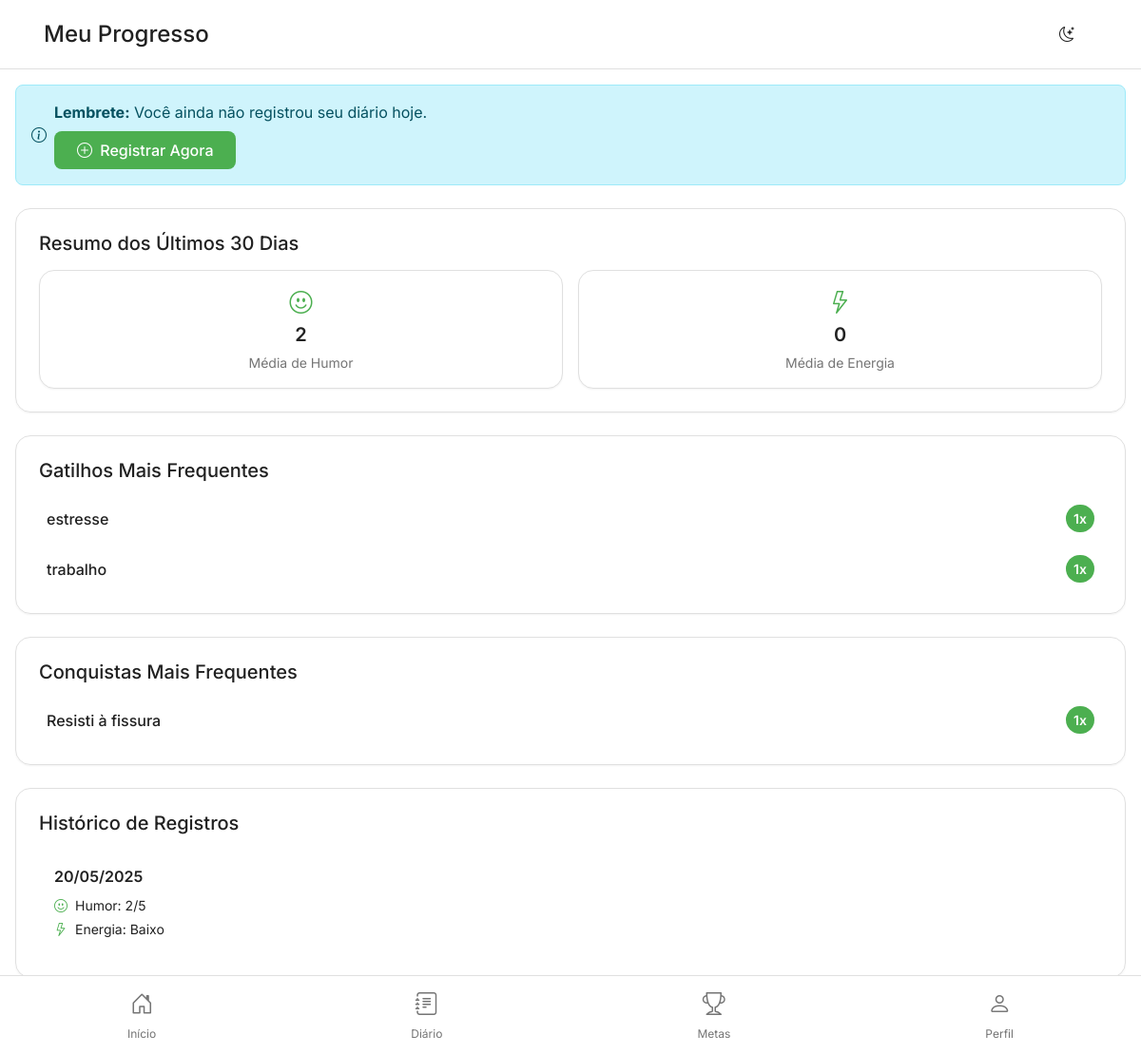
The page /tela_diario.php (signed in) on the database its author committed.
### tables this page shows
CREATE TABLE `diario` (
  `id` int(11) NOT NULL,
  `usuario_id` int(11) NOT NULL,
  `data_registro` date NOT NULL,
  `humor` tinyint(4) NOT NULL,
  `gatilhos` set('ansiedade','estresse','social','trabalho','fissura','outro') DEFAULT NULL,
  `energia` enum('baixo','medio','alto') DEFAULT NULL,
  `conquista` varchar(50) DEFAULT NULL,
  `buddy_hoje` tinyint(1) DEFAULT 0,
  `texto_opcional` varchar(200) DEFAULT NULL,
  `criado_em` timestamp NOT NULL DEFAULT current_timestamp()
);

### tela_diario.php (the view, shortened to what this page needs)
<?php
require_once 'php/conexao.php';
$stmt = $conn->prepare("
    SELECT * FROM diario
    WHERE usuario_id = ?
    AND data_registro >= DATE_SUB(CURDATE(), INTERVAL 30 DAY)
    ORDER BY data_registro DESC
");
$stmt->execute([$_SESSION['usuario_id']]);
$registros = $stmt->fetchAll();
$total_registros = count($registros);
$media_humor = 0;
$media_energia = 0;
$gatilhos_frequentes = [];
$conquistas_frequentes = [];
if ($total_registros > 0) {
    $soma_humor = 0;
    $soma_energia = 0;
    foreach ($registros as $registro) {
        $soma_humor += (int)$registro['humor'];
        $soma_energia += (int)$registro['energia'];
        $gatilhos = explode(',', $registro['gatilhos']);
        foreach ($gatilhos as $gatilho) {
            $gatilho = trim($gatilho);
            if (!isset($gatilhos_frequentes[$gatilho])) {
                $gatilhos_frequentes[$gatilho] = 0;
            }
            $gatilhos_frequentes[$gatilho]++;
        }
        if (!isset($conquistas_frequentes[$registro['conquista']])) {
            $conquistas_frequentes[$registro['conquista']] = 0;
        }
        $conquistas_frequentes[$registro['conquista']]++;
    }
    $media_humor = round($soma_humor / $total_registros, 1);
    $media_energia = round($soma_energia / $total_registros, 1);
}
arsort($gatilhos_frequentes);
arsort($conquistas_frequentes);
$diario_hoje = false;
?>
<!DOCTYPE html>
<html lang="pt-BR">
<head>
    <link href="https://cdn.jsdelivr.net/npm/bootstrap@5.3.0/dist/css/bootstrap.min.css" rel="stylesheet">
    <link href="css/style.css" rel="stylesheet">
    <link href="css/diario.css" rel="stylesheet">
    <link rel="stylesheet" href="https://cdn.jsdelivr.net/npm/bootstrap-icons@1.11.0/font/bootstrap-icons.css">
</head>
<body>
    <header class="app-header">
        <div class="container">
            <div class="d-flex justify-content-between align-items-center">
                <h1 class="h4 mb-0">Meu Progresso</h1>
                <button id="theme-toggle" class="btn btn-icon" aria-label="Alternar tema">
                    <i class="bi bi-moon-stars"></i>
                </button>
            </div>
        </div>
    </header>
    <main class="app-content">
        <?php if ($diario_hoje): ?>
        <div class="alert alert-success mb-4">
            <div class="d-flex align-items-center">
                <i class="bi bi-check-circle me-2"></i>
                <div>
                    <strong>Ótimo!</strong> Você já registrou seu diário hoje.
                    <div class="mt-1 text-muted">Volte amanhã para registrar como foi seu dia.</div>
                </div>
            </div>
        </div>
        <?php else: ?>
        <div class="alert alert-info mb-4">
            <div class="d-flex align-items-center">
                <i class="bi bi-info-circle me-2"></i>
                <div>
                    <strong>Lembrete:</strong> Você ainda não registrou seu diário hoje.
                    <div class="mt-2">
                        <a href="diario.php" class="btn btn-primary btn-sm">
                            <i class="bi bi-plus-circle me-1"></i>
                            Registrar Agora
                        </a>
                    </div>
                </div>
            </div>
        </div>
        <?php endif; ?>
        <div class="progress-summary mb-4">
            <h2 class="h5 mb-3">Resumo dos Últimos 30 Dias</h2>
            <div class="row g-3">
                <div class="col-6">
                    <div class="stat-card">
                        <div class="stat-icon">
                            <i class="bi bi-emoji-smile"></i>
                        </div>
                        <div class="stat-content">
                            <div class="stat-value"><?php echo $media_humor; ?></div>
                            <div class="stat-label">Média de Humor</div>
                        </div>
                    </div>
                </div>
                <div class="col-6">
                    <div class="stat-card">
                        <div class="stat-icon">
                            <i class="bi bi-lightning"></i>
                        </div>
                        <div class="stat-content">
                            <div class="stat-value"><?php echo $media_energia; ?></div>
                            <div class="stat-label">Média de Energia</div>
                        </div>
                    </div>
                </div>
            </div>
        </div>
        <div class="triggers-summary mb-4">
            <h2 class="h5 mb-3">Gatilhos Mais Frequentes</h2>
            <div class="triggers-list">
                <?php
                foreach ($gatilhos_frequentes as $gatilho => $frequencia):
                ?>
                <div class="trigger-item">
                    <span class="trigger-name"><?php echo htmlspecialchars($gatilho); ?></span>
                    <span class="trigger-count"><?php echo $frequencia; ?>x</span>
                </div>
                <?php
                endforeach;
                ?>
            </div>
        </div>
        <div class="achievements-summary mb-4">
            <h2 class="h5 mb-3">Conquistas Mais Frequentes</h2>
            <div class="achievements-list">
                <?php
                foreach ($conquistas_frequentes as $conquista => $frequencia):
                ?>
                <div class="achievement-item">
                    <span class="achievement-name"><?php echo htmlspecialchars($conquista); ?></span>
                    <span class="achievement-count"><?php echo $frequencia; ?>x</span>
                </div>
                <?php
                endforeach;
                ?>
            </div>
        </div>
        <div class="history-section">
            <h2 class="h5 mb-3">Histórico de Registros</h2>
            <div class="history-list">
                <?php foreach ($registros as $registro): ?>
                <div class="history-item">
                    <div class="history-date">
                        <?php echo date('d/m/Y', strtotime($registro['data_registro'])); ?>
                    </div>
                    <div class="history-content">
                        <div class="history-mood">
                            <i class="bi bi-emoji-smile"></i>
                            Humor: <?php echo $registro['humor']; ?>/5
                        </div>
                        <div class="history-energy">
                            <i class="bi bi-lightning"></i>
                            Energia: <?php echo ucfirst($registro['energia']); ?>
                        </div>
                    </div>
                </div>
                <?php endforeach; ?>
            </div>
        </div>
    </main>
    <nav class="bottom-nav">
        <a href="dashboard.php" class="nav-item">
            <i class="bi bi-house-door"></i>
            <span>Início</span>
        </a>
        <a href="diario.php" class="nav-item">
            <i class="bi bi-journal-text"></i>
            <span>Diário</span>
        </a>
        <a href="metas.php" class="nav-item">
            <i class="bi bi-trophy"></i>
            <span>Metas</span>
        </a>
        <a href="perfil.php" class="nav-item">
            <i class="bi bi-person"></i>
            <span>Perfil</span>
        </a>
    </nav>
</body>
</html>

### css/style.css (style rules this page uses)
:root { --primary-color: #4CAF50; --primary-color-light: #E8F5E9; --primary-color-dark: #388E3C; --secondary-color: #2196F3; --success-color: #4CAF50; --warning-color: #FFC107; --danger-color: #F44336; --text-primary: #212121; --text-secondary: #757575; --border-color: #E0E0E0; --background-color: #FFFFFF; --surface-color: #FFFFFF; --surface-color-dark: #424242; --border-color-dark: #616161; --background-color-dark: #121212; --spacing-xs: 0.25rem; --spacing-sm: 0.5rem; --spacing-md: 1rem; --spacing-lg: 1.5rem; --spacing-xl: 2rem; --font-size-xs: 0.75rem; --font-size-sm: 0.875rem; --font-size-md: 1rem; --font-size-lg: 1.25rem; --font-size-xl: 1.5rem; --border-radius-sm: 0.25rem; --border-radius-md: 0.5rem; --border-radius-lg: 1rem; --border-radius-full: 9999px; --shadow-sm: 0 1px 2px rgba(0,0,0,0.05); --shadow-md: 0 4px 6px rgba(0,0,0,0.1); --shadow-lg: 0 10px 15px rgba(0,0,0,0.1); }
* { margin: 0; padding: 0; box-sizing: border-box; }
body { font-family: 'Inter', sans-serif; background-color: var(--background-color); color: var(--text-primary); line-height: 1.5; -webkit-font-smoothing: antialiased; -moz-osx-font-smoothing: grayscale; }
.app-header { background: var(--background-color); border-bottom: 1px solid var(--border-color); padding: var(--spacing-md) 0; }
.app-header .container { padding: 0 var(--spacing-md); }
.btn-icon { background: none; border: none; color: var(--text-primary); padding: var(--spacing-sm); cursor: pointer; transition: color 0.2s ease; }
.app-content { margin-bottom: 4rem; padding: var(--spacing-md); }
.stat-card { background: var(--surface-color); border-radius: var(--border-radius-lg); border: 1px solid var(--border-color); padding: var(--spacing-md); text-align: center; box-shadow: var(--shadow-sm); }
.stat-card i { font-size: var(--font-size-xl); color: var(--primary-color); margin-bottom: var(--spacing-sm); }
.stat-value { font-size: var(--font-size-lg); font-weight: 600; margin-bottom: var(--spacing-xs); }
.stat-label { color: var(--text-secondary); font-size: var(--font-size-sm); }
.bottom-nav { position: fixed; bottom: 0; left: 0; right: 0; background: var(--background-color); border-top: 1px solid var(--border-color); padding: var(--spacing-sm) 0; display: flex; justify-content: space-around; z-index: 1000; }
.nav-item { color: var(--text-secondary); text-decoration: none; display: flex; flex-direction: column; align-items: center; padding: var(--spacing-xs); transition: color 0.2s ease; }
.nav-item i { font-size: 1.5rem; margin-bottom: var(--spacing-xs); }
.nav-item span { font-size: var(--font-size-xs); }
.btn { display: inline-block; padding: var(--spacing-sm) var(--spacing-lg); border-radius: var(--border-radius-md); font-size: var(--font-size-md); font-weight: 500; text-align: center; cursor: pointer; transition: all 0.2s ease; border: none; }
.btn-primary { background: var(--primary-color); color: white; }
.alert { padding: var(--spacing-md); border-radius: var(--border-radius-md); margin-bottom: var(--spacing-md); }

### rows shown on the page
diario: gatilhos "trabalho", frequencia "1", data_registro "20/05/2025", humor "2", energia "Baixo"

### other values the page prints
$media_humor "2"
$media_energia "0"
$gatilho "estresse"
$frequencia "1"
$conquista "Resisti à fissura"
